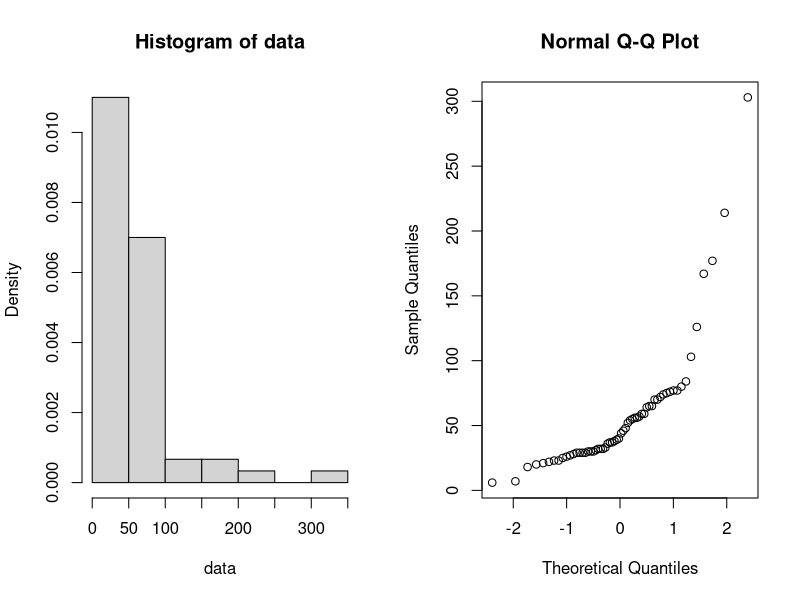
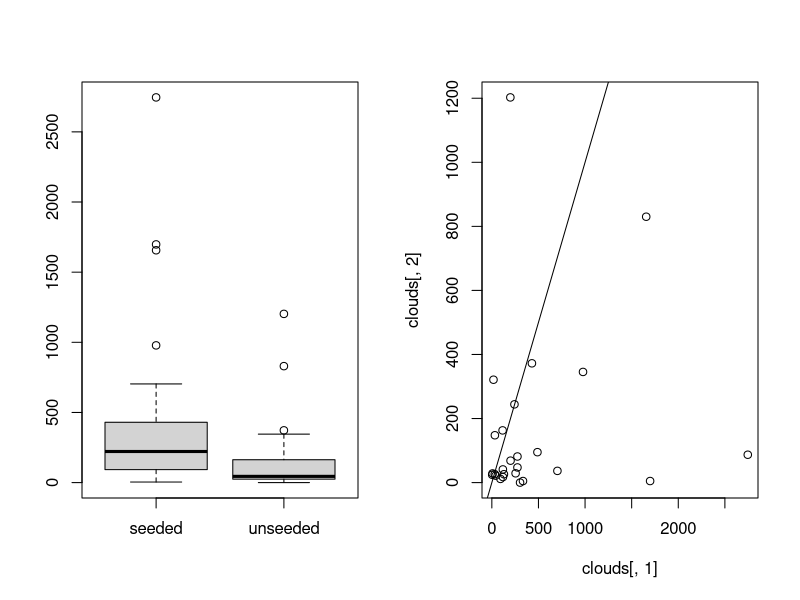
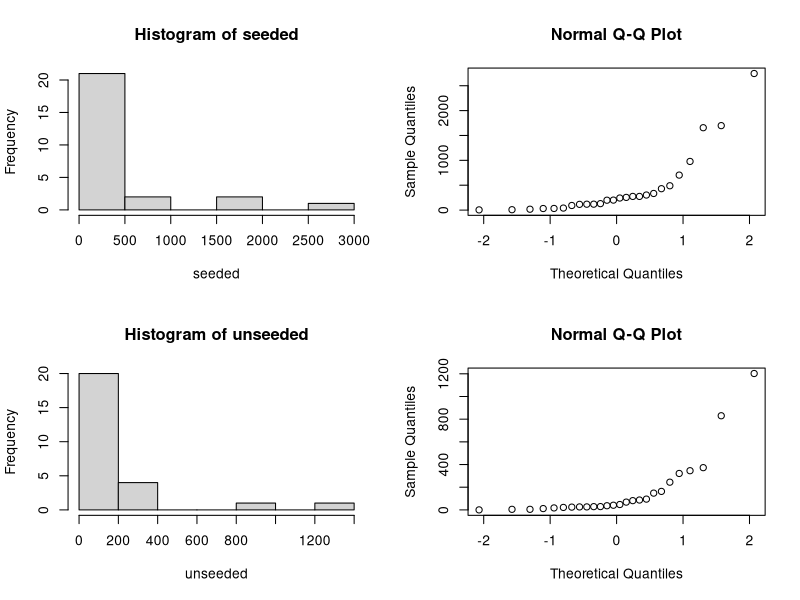
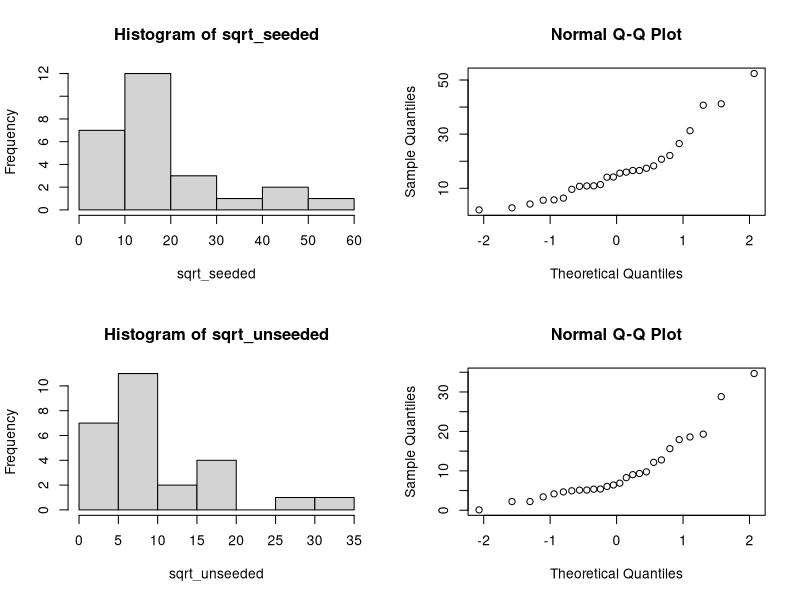
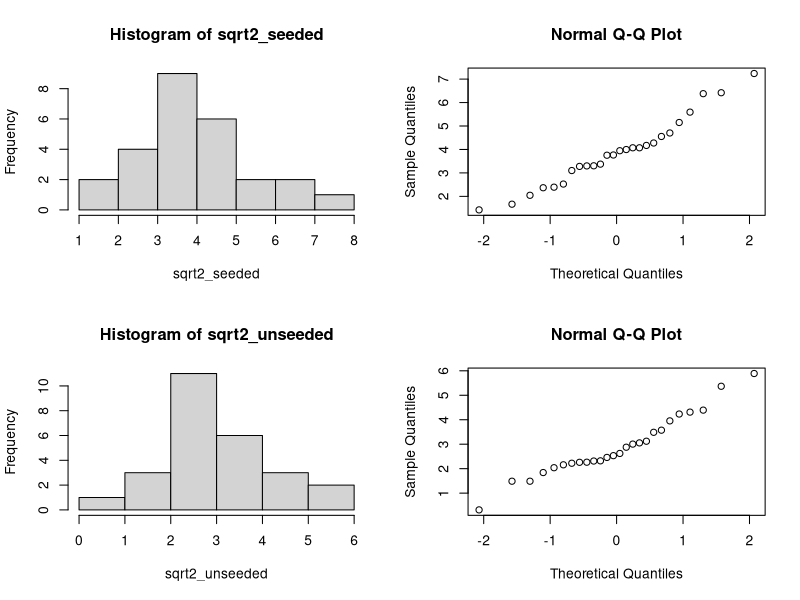
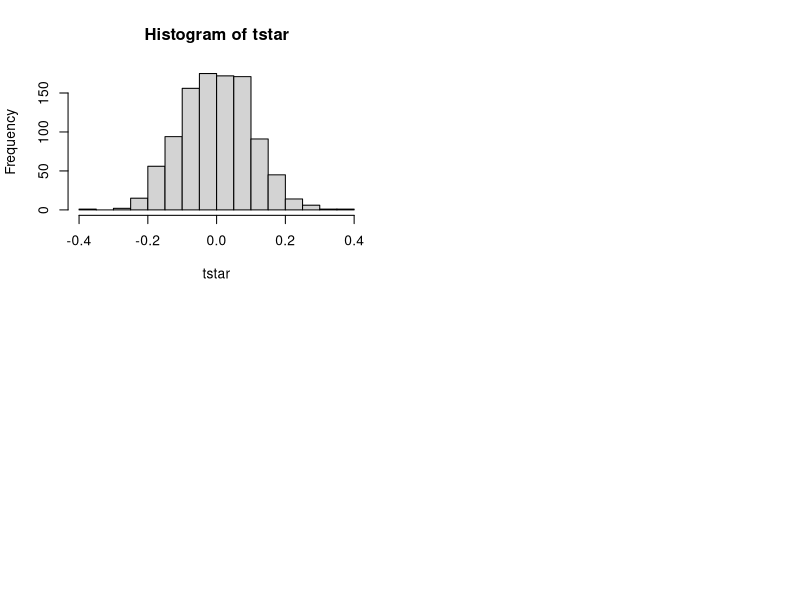

Generate these figures, in order, with R:
## ---- chunk 1
data = read.table("telephone.txt", header=TRUE)
data = data[,1]

seqconst = seq(0.01,0.1,0.001)
constindex = 1
parr = numeric(length(seqconst))

x=seq(0,max(data),length=1000)

t_stat = median(data)
B = 1000
tstar = numeric(B)
n = length(data)
## ---- chunk 2

for(j in seqconst){
  for(i in 1:B){
    xstar = rexp(n,j)
    tstar[i] = median(xstar)
  }
  
  pl = sum(tstar<t_stat)/B
  pr=sum(tstar>t_stat)/B
  p = 2*min(pl,pr)
  parr[constindex] = p
  constindex = constindex+1
}

seqconst[parr>0.05]
## ---- chunk 3
data = scan("klm.txt")
par(mfrow=c(1,2))
hist(data, prob=T)
qqnorm(data)
## ---- chunk 4
# m0 = 31 - expected median duration
m0 = 31
ns = sum(data <= m0) #number of successes
nt = length(data) #number of trials
result = binom.test(ns,nt,p=0.5) # p=0.5 - we consider median duration (N/2)
result
p = result[[3]]
p
## ---- chunk 5
ns2 = sum(data > 72); # amount of deliveries that exceeded 72 days
result = binom.test(ns2,nt,p=0.1) # p=0.1 - we consider that at most 10% of data is successfull
result
p = result[[3]]
p
## ---- chunk 6
clouds = read.table("clouds.txt",header=TRUE)
par(mfrow=c(1,2))
boxplot(clouds[,1],clouds[,2],names=c("seeded","unseeded"))
plot(clouds[,1],clouds[,2])
abline(0,1)

seeded = clouds[,1]
unseeded = clouds[,2]
## ---- chunk 7
cor.test(seeded,unseeded,method="spearman")
## ---- chunk 8
par(mfrow=c(2,2))
hist(seeded)
qqnorm(seeded)
hist(unseeded)
qqnorm(unseeded)
## ---- chunk 9
t.test(seeded,unseeded)
## ---- chunk 10
wilcox.test(seeded,unseeded)
## ---- chunk 11
ks.test(seeded,unseeded)
## ---- chunk 12
sqrt_seeded = sqrt(seeded)
sqrt_unseeded = sqrt(unseeded)

par(mfrow=c(2,2))
hist(sqrt_seeded)
qqnorm(sqrt_seeded)
hist(sqrt_unseeded)
qqnorm(sqrt_unseeded)
## ---- chunk 13
t.test(sqrt_seeded,sqrt_unseeded)
## ---- chunk 14
wilcox.test(sqrt_seeded,sqrt_unseeded)
## ---- chunk 15
ks.test(sqrt_seeded,sqrt_unseeded)
## ---- chunk 16
sqrt2_seeded = sqrt(sqrt(seeded))
sqrt2_unseeded = sqrt(sqrt(unseeded))

par(mfrow=c(2,2))
hist(sqrt2_seeded)
qqnorm(sqrt2_seeded)
hist(sqrt2_unseeded)
qqnorm(sqrt2_unseeded)
## ---- chunk 17
t.test(sqrt2_seeded,sqrt2_unseeded)
## ---- chunk 18
wilcox.test(sqrt2_seeded,sqrt2_unseeded)
## ---- chunk 19
ks.test(sqrt2_seeded,sqrt2_unseeded)
## ---- chunk 20
data = read.table("run.txt", header=TRUE)
before = data[,1]
after = data[,2]
soft_d_before = before[1:12]
soft_d_after = after[1:12]
energy_d_before = before[13:24]
energy_d_after = after[13:24]
## ---- chunk 21
#Q2
#test difference in speed before and after soft drink
t.test(soft_d_before, soft_d_after, paired=TRUE)

#test difference in speed before and after energy drink
t.test(energy_d_before, energy_d_after, paired=TRUE)
## ---- chunk 22
tstat = function(x,y){mean(x-y)}
B = 1000
tstar = numeric(B)
for(i in 1:B){
  tempstar = t(apply(cbind(before,after), 1, sample))
  tstar[i] = tstat(tempstar[,1], tempstar[,2])
}

 myt= tstat(before, after)
 hist(tstar)
 pl=sum(tstar<myt)/B
 pr=sum(tstar>myt)/B
 p=2*min(pl,pr)
 p 
